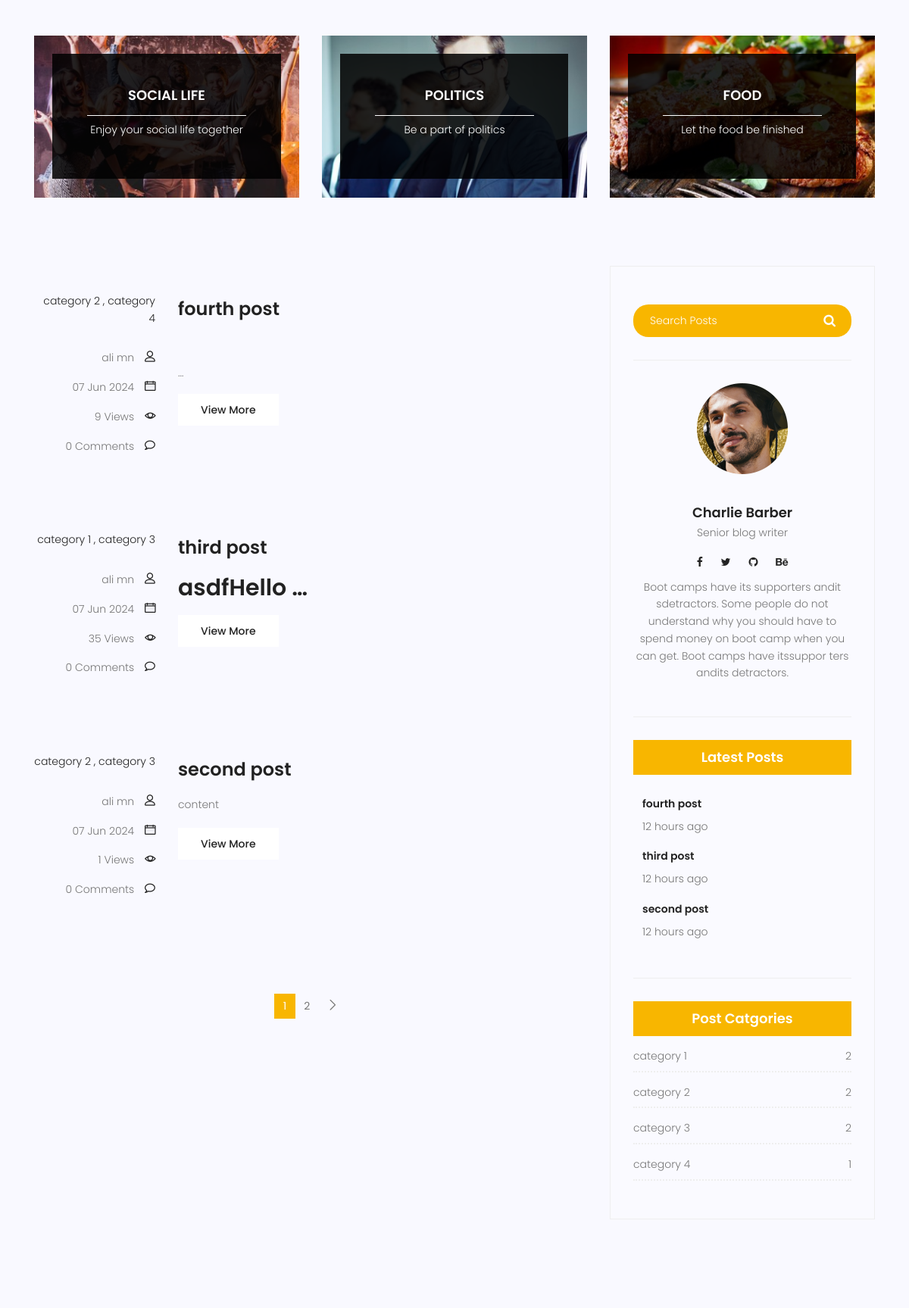
/blog/ (middle part), run on an earlier commit of the app's database.
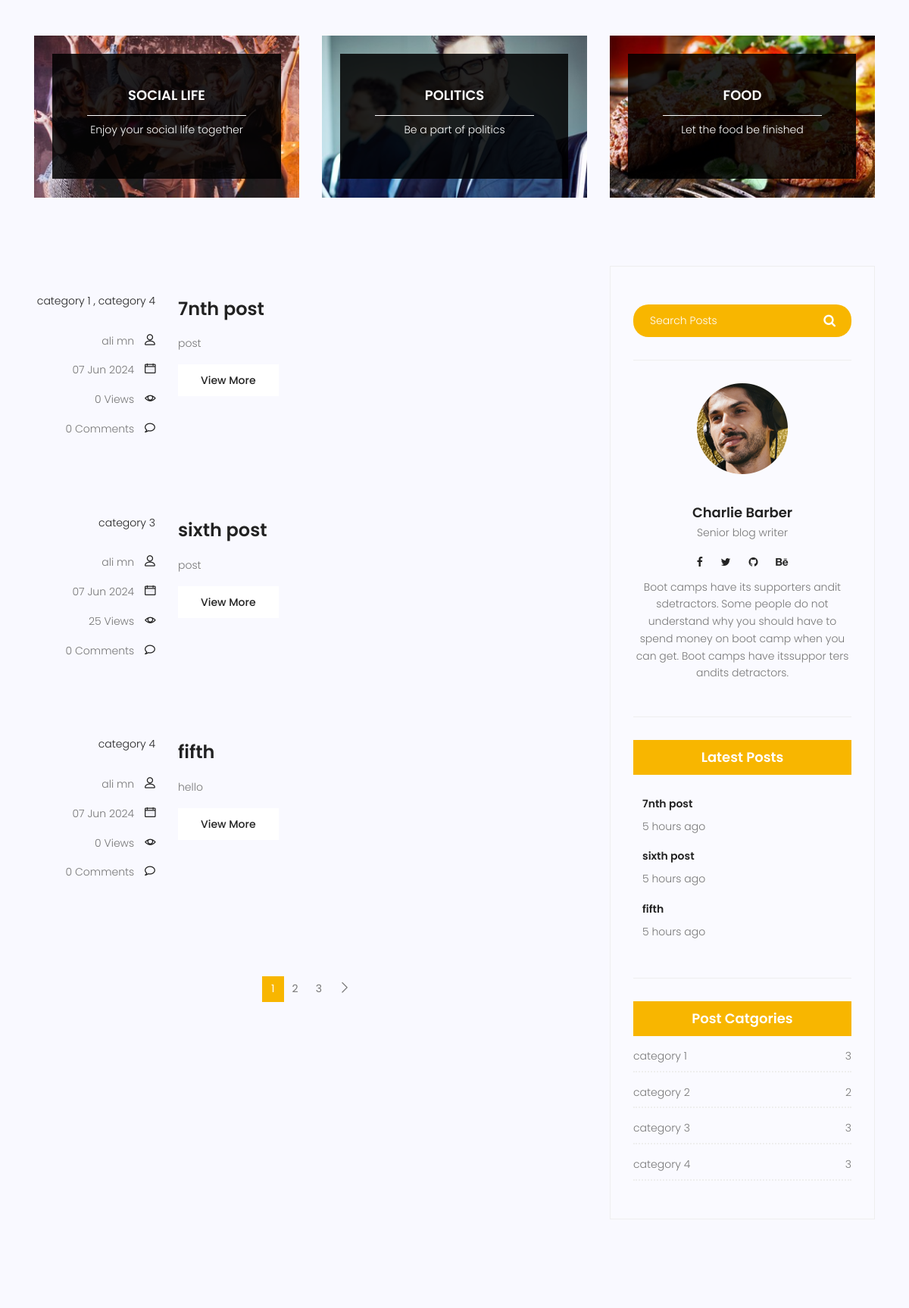
And on a later commit of the database.
### blog/models.py (models this page shows, shortened)
class Category(models.Model):
    name = models.CharField(max_length=255)
    def __str__(self) -> str:
        return self.name

class Post(models.Model):
    image = models.ImageField(upload_to='blog/', default='blog/default.jpg')
    author = models.ForeignKey(User, related_name='posts', on_delete=models.SET_NULL, null=True)
    title = models.CharField(max_length=255)
    content = HTMLField()
    tags = TaggableManager()
    category = models.ManyToManyField(Category)
    counted_view = models.IntegerField(default=0)
    status = models.BooleanField(default=False)
    published_datetime = models.DateTimeField(null=True)
    created_datetime = models.DateTimeField(auto_now_add=True)
    modified_datetime = models.DateTimeField(auto_now=True)
    class Meta:
        ordering = ['-created_datetime']

### blog/views.py (the view)
# urls.py: path('', views.blog_list_view, name='list_view'),
def blog_list_view(request, **kwargs):
    posts = Post.objects.filter(status=True)
    posts = posts.filter(published_datetime__lte=now()).select_related('author').prefetch_related('category')
    if kwargs.get("cat_name"):
        posts = posts.filter(category__name=kwargs.get("cat_name"))
    if kwargs.get("tag_name"):
        posts = posts.filter(tags__name__in=[kwargs.get("tag_name")])
    posts = Paginator(posts, 3)
    try:
        page_number = request.GET.get("page")
        posts = posts.get_page(page_number)
    except PageNotAnInteger:
        posts = posts.get_page(1)
    except EmptyPage:
        posts = posts.get_page(1)
    context = {"posts": posts}
    return render(request, "blog/blog-home.html", context)

### blog/templatetags/blog_tags.py (called while the page is built)
@register.inclusion_tag("blog/blog-latest-post.html")
def latestposts(arg=3):
    posts = Post.objects.filter(status=True, published_datetime__lte=now()).order_by(
        "-published_datetime"
    ).prefetch_related('category').select_related('author')[:arg]
    return {"posts": posts}

@register.inclusion_tag("blog/blog-category.html")
def post_categories():
    posts = Post.objects.filter(status=True, published_datetime__lte=now()).select_related('author').prefetch_related(
        'category').order_by('-published_datetime')
    categories = Category.objects.prefetch_related('post_set')
    cat_dict = {}
    for name in categories:
        cat_dict[name] = posts.filter(category=name).count()
    return {"categories": cat_dict}

@register.simple_tag(name='comment_count')
def comment_count(pid):
    return (Comment.objects.filter(post=pid, approved=True)
            .prefetch_related('post__category__post_set')
            .select_related('post__author').count())

### templates/blog/blog-home.html (shortened to what this page needs)
{% extends '_base.html'%}
{% load static %}
{% load blog_tags %}
{% block content %}
<section class="top-category-widget-area pt-90 pb-90">
  <div class="container">
    <div class="row">
      <div class="col-lg-4">
        <div class="single-cat-widget">
          <div class="content relative">
            <div class="overlay overlay-bg"></div>
            <a href="#" target="_blank">
              <div class="thumb">
                <img
                  class="content-image img-fluid d-block mx-auto"
                  src="{% static 'img/blog/cat-widget1.jpg' %}"
                  alt=""
                />
              </div>
              <div class="content-details">
                <h4 class="content-title mx-auto text-uppercase">
                  Social life
                </h4>
                <span></span>
                <p>Enjoy your social life together</p>
              </div>
            </a>
          </div>
        </div>
      </div>
      <div class="col-lg-4">
        <div class="single-cat-widget">
          <div class="content relative">
            <div class="overlay overlay-bg"></div>
            <a href="#" target="_blank">
              <div class="thumb">
                <img
                  class="content-image img-fluid d-block mx-auto"
                  src="{% static 'img/blog/cat-widget2.jpg' %}"
                  alt=""
                />
              </div>
              <div class="content-details">
                <h4 class="content-title mx-auto text-uppercase">Politics</h4>
                <span></span>
                <p>Be a part of politics</p>
              </div>
            </a>
          </div>
        </div>
      </div>
      <div class="col-lg-4">
        <div class="single-cat-widget">
          <div class="content relative">
            <div class="overlay overlay-bg"></div>
            <a href="#" target="_blank">
              <div class="thumb">
                <img
                  class="content-image img-fluid d-block mx-auto"
                  src="{% static 'img/blog/cat-widget3.jpg' %}"
                  alt=""
                />
              </div>
              <div class="content-details">
                <h4 class="content-title mx-auto text-uppercase">Food</h4>
                <span></span>
                <p>Let the food be finished</p>
              </div>
            </a>
          </div>
        </div>
      </div>
    </div>
  </div>
</section>
<section class="post-content-area">
  <div class="container">
    <div class="row">
      <div class="col-lg-8 posts-list">
        {% for post in posts %}
        <div class="single-post row">
          <div class="col-lg-3 col-md-3 meta-details">
            <ul class="tags">
              <li>
                  {% for cat in post.category.all %}
                   <a href="{% url 'blog:category' cat_name=cat.name %}"> {{ cat.name }} {% if not forloop.last %} , {% endif %} </a>
                  {% endfor %}
                </li>
            </ul>
            <div class="user-details row">
              <p class="user-name col-lg-12 col-md-12 col-6">
                <a href="#">{{ post.author.get_full_name }}</a>
                <span class="lnr lnr-user"></span>
              </p>
              <p class="date col-lg-12 col-md-12 col-6">
                <a href="#">{{post.published_datetime|date:"d M Y" }}</a>
                <span class="lnr lnr-calendar-full"></span>
              </p>
              <p class="view col-lg-12 col-md-12 col-6">
                <a href="#">{{post.counted_view}} Views</a>
                <span class="lnr lnr-eye"></span>
              </p>
              <p class="comments col-lg-12 col-md-12 col-6">
                <a href="#">{% comment_count pid=post.id %} Comments</a> <span class="lnr lnr-bubble"></span>
              </p>
            </div>
          </div>
          <div class="col-lg-9 col-md-9">
            <div class="feature-img">
            </div>
            <a
              class="posts-title"
              href="{% url 'blog:detail_view' pk=post.id %}"
              ><h3>{{post.title}}</h3></a
            >
            <p class="excert">
              {{ post.content|safe|truncatewords:1  }}
            </p>
            <a
              href="{% url 'blog:detail_view' pk=post.id %}"
              class="primary-btn"
              >View More</a
            >
          </div>
        </div>
        {% endfor %}
        <nav class="blog-pagination justify-content-center d-flex">
          <ul class="pagination">
            {% for i in posts.paginator.page_range %}
            {% if posts.number == i %}
            <li class="page-item active">
              <a href="?page={{ i }}" class="page-link">{{ i }}</a>
            </li>
            {% else %}
            <li class="page-item">
              <a href="?page={{ i }}" class="page-link">{{ i }}</a>
            </li>
            {% endif %}
            {% endfor %}
            {% if posts.has_next %}
            <li class="page-item">
              <a href="?page={{ posts.next_page_number }}" class="page-link" aria-label="Next">
                <span aria-hidden="true">
                  <span class="lnr lnr-chevron-right"></span>
                </span>
              </a>
            </li>
            {% endif %}
          </ul>
        </nav>
      </div>
      <div class="col-lg-4 sidebar-widgets">
        <div class="widget-wrap">
          {% include 'blog/blog-search.html' %}
          {% include 'blog/blog-writer.html' %}
          {% latestposts %}
          {% post_categories %}
        </div>
      </div>
    </div>
  </div>
</section>
{% endblock content %}

### templates/_base.html (shortened to what this page needs)
{% load static %}
<!DOCTYPE html>
<html lang="zxx" class="no-js">
<head>
    <link rel="stylesheet" href="{% static 'css/linearicons.css' %}"/>
    <link rel="stylesheet" href="{% static 'css/font-awesome.min.css' %}"/>
    <link rel="stylesheet" href="{% static 'css/bootstrap.css' %}"/>
    <link rel="stylesheet" href="{% static 'css/magnific-popup.css' %}"/>
    <link rel="stylesheet" href="{% static 'css/jquery-ui.css' %}"/>
    <link rel="stylesheet" href="{% static 'css/nice-select.css' %}"/>
    <link rel="stylesheet" href="{% static 'css/animate.min.css' %}"/>
    <link rel="stylesheet" href="{% static 'css/owl.carousel.css' %}"/>
    <link rel="stylesheet" href="{% static 'css/main.css' %}"/>
</head>
<body>
{% block content %}{% endblock content %}
</body>
</html>

### templates/blog/blog-search.html
<div class="single-sidebar-widget search-widget">
    <form class="search-form" action="{% url 'blog:search' %}" method="get">
      <input
        placeholder="Search Posts"
        name="q"
        type="text"
        onfocus="this.placeholder = ''"
        onblur="this.placeholder = 'Search Posts'"
      />
      <button type="submit"><i class="fa fa-search"></i></button>
    </form>
  </div>

### templates/blog/blog-writer.html
{% load static %}
<div class="single-sidebar-widget user-info-widget">
    <img src="{% static 'img/blog/user-info.png' %}" alt="" />
    <a href="#"><h4>Charlie Barber</h4></a>
    <p>Senior blog writer</p>
    <ul class="social-links">
      <li>
        <a href="#"><i class="fa fa-facebook"></i></a>
      </li>
      <li>
        <a href="#"><i class="fa fa-twitter"></i></a>
      </li>
      <li>
        <a href="#"><i class="fa fa-github"></i></a>
      </li>
      <li>
        <a href="#"><i class="fa fa-behance"></i></a>
      </li>
    </ul>
    <p>
      Boot camps have its supporters andit sdetractors. Some people do
      not understand why you should have to spend money on boot camp
      when you can get. Boot camps have itssuppor ters andits
      detractors.
    </p>
  </div>

### templates/blog/blog-latest-post.html (shortened to what this page needs)
{% load static %}
{% load humanize %}
<div class="single-sidebar-widget popular-post-widget">
    <h4 class="popular-title">Latest Posts</h4>
    <div class="popular-post-list">
      {% for post in posts %}
      <div class="single-post-list d-flex flex-row align-items-center">
        <div class="details">
          <a href="{% url 'blog:detail_view' post.id %}"
            ><h6>{{ post.title }}</h6></a
          >
          <p>{{ post.published_datetime|naturaltime }}</p>
        </div>
      </div>
      {% endfor %}
    </div>
  </div>

### templates/blog/blog-category.html
<div class="single-sidebar-widget post-category-widget">
    <h4 class="category-title">Post Catgories</h4>
    <ul class="cat-list">
      {% for name, count in categories.items %}
      <li>
        <a href="{% url 'blog:category' cat_name=name %}" class="d-flex justify-content-between">
          <p>{{ name }}</p>
          <p>{{ count }}</p>
        </a>
      </li>
      {% endfor %}
  </div>

What changed in the data, as far as the page shows it:
no longer on this page (row edited): Post: author.get_full_name "ali mn", published_datetime "07 Jun 2024", counted_view "9", id "0", title "fourth post", content "…", published_datetime "12 hours ago", Category (name "category 2"), Category (name "category 4")
no longer on this page (row edited): Post: author.get_full_name "ali mn", published_datetime "07 Jun 2024", counted_view "35", id "0", title "third post", content "asdfHello …", published_datetime "12 hours ago", Category (name "category 1"), Category (name "category 3")
no longer on this page (row edited): Post: author.get_full_name "ali mn", published_datetime "07 Jun 2024", counted_view "1", id "0", title "second post", content "content", published_datetime "12 hours ago", Category (name "category 2"), Category (name "category 3")
added Post: author.get_full_name "ali mn", published_datetime "07 Jun 2024", counted_view "0", id "0", title "7nth post", content "post", published_datetime "5 hours ago", Category (name "category 1"), Category (name "category 4")
computed for Category "category 1": count "2" → "3"
computed for Category "category 4": count "1" → "3"
added Post: author.get_full_name "ali mn", published_datetime "07 Jun 2024", counted_view "25", id "0", title "sixth post", content "post", published_datetime "5 hours ago", Category (name "category 3")
computed for Category "category 3": id "2" → "3"
added Post: author.get_full_name "ali mn", published_datetime "07 Jun 2024", counted_view "0", id "0", title "fifth", content "hello", published_datetime "5 hours ago", Category (name "category 4")
Also different on the page:
new list line: "3"
